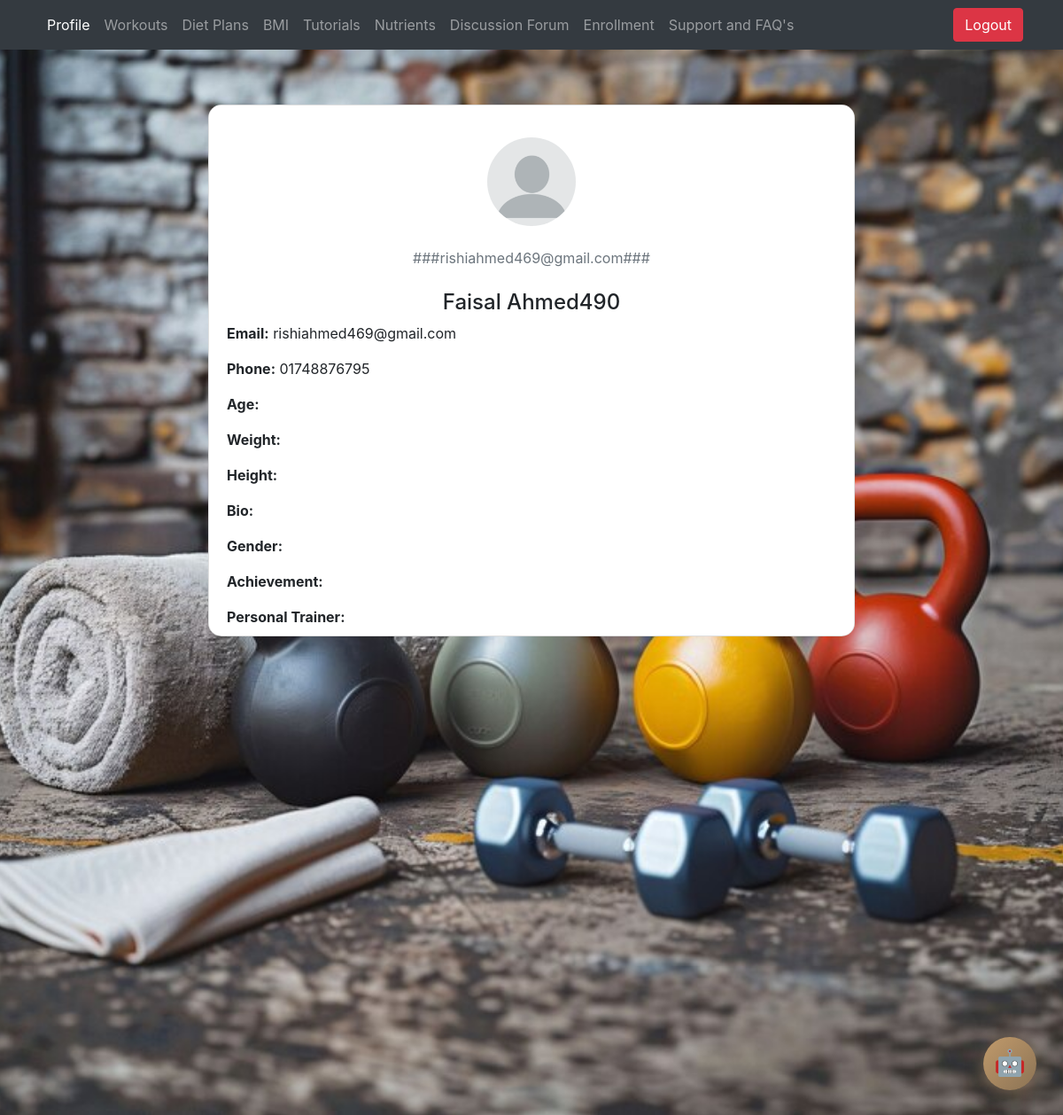
Screenshot of /client-profile/ (signed in) with the database file from the repository.
### main/models.py (models this page shows, shortened)
class Client(models.Model):
    user = models.ForeignKey(User, on_delete=models.CASCADE)
    client_usrname = models.CharField(max_length=10, unique=True)
    first_name = models.CharField(max_length=200, blank=True, null=True)
    last_name = models.CharField(max_length=200, blank=True, null=True)
    email = models.EmailField(max_length=200, blank=True, null=True)
    phone = models.CharField(max_length=200, blank=True, default="")
    age = models.CharField(max_length=200, blank=True, default="")
    weight = models.CharField(max_length=200, blank=True, default="")
    height = models.CharField(max_length=200, blank=True, default="")
    bio = models.CharField(max_length=400, blank=True, default="")
    gender = models.CharField(max_length=200, blank=True, default="")
    achievement = models.CharField(max_length=200, blank=True, default="")
    personalTrainer = models.CharField(max_length=200, blank=True, default="")

### main/views.py (the view)
# urls.py: path('client-profile/', views.clientProfile, name='clientProfile'),
@login_required(login_url='clientLogin')
def clientProfile(request):
    user = request.user
    try:
        obj = Client.objects.get(user=user)
    except Client.DoesNotExist:
        obj = Client.objects.create(
            user=user,
            client_usrname=user.username,
            email=user.email,
            first_name=user.first_name or "",
            last_name=user.last_name or ""
        )
    return render(request, 'client_profile.html', {'user': obj, "client": "client"})

### templates/client_profile.html (shortened to what this page needs)
{% load static %}
<!doctype html>
<html lang="en">
<head>
    <link href="https://stackpath.bootstrapcdn.com/bootstrap/4.5.2/css/bootstrap.min.css" rel="stylesheet">
</head>
<body>
    <nav class="navbar navbar-expand-lg navbar-dark ftco_navbar bg-dark fixed-top" id="ftco-navbar">
        <div class="container">
            <div class="collapse navbar-collapse" id="ftco-nav">
                <ul class="navbar-nav mr-auto">
                    <li class="nav-item active"><a href="/client-profile/" class="nav-link">Profile</a></li>
                    <li class="nav-item"><a href="{% url 'wplanviewClient' %}" class="nav-link">Workouts</a></li>
                    <li class="nav-item"><a href="{% url 'planviewClient' %}" class="nav-link">Diet Plans</a></li>
                    <li class="nav-item"><a href="/bmi/" class="nav-link">BMI</a></li>
                    <li class="nav-item"><a href="/workout/" class="nav-link">Tutorials</a></li>
                    <li class="nav-item"><a href="/tracker/" class="nav-link">Nutrients</a></li>
                    <li class="nav-item"><a href="/discussion-client-view/" class="nav-link">Discussion Forum</a></li>
                    <li class="nav-item"><a href="{% url 'enrollment' %}" class="nav-link">Enrollment</a></li>
                    <li class="nav-item"><a href="/support&faq/" class="nav-link">Support and FAQ's</a></li>
                </ul>
            </div>
            <button type="button" class="btn btn-danger" onclick="document.getElementById('logout-form').submit();">
                Logout
            </button>
        </div>
    </nav>
    <section>
        <div class="container py-5 h-100">
            <div class="row d-flex justify-content-center align-items-center h-100">
                <div class="col-md-12 col-xl-8">
                    <div class="card">
                        <div class="card-body text-center">
                            <div class="mt-3 mb-4">
                                {% if user.gender == "Male" %}
                                <img src="{% static 'login/images/boys_avatar.png' %}" class="rounded-circle img-fluid" style="width: 100px;" />
                                {% elif user.gender == "Female" %}
                                <img src="{% static 'login/images/girls_avatar.jpg' %}" class="rounded-circle img-fluid" style="width: 100px;" />
                                {% else %}
                                <img src="{% static 'login/images/no_gender.png' %}" class="rounded-circle img-fluid" style="width: 100px;" />
                                {% endif %}
                            </div>
                            <p class="text-muted mb-4">###{{user.email }}###</p>
                            <h4 class="mb-2">{{ user.first_name }} {{ user.last_name }}</h4>
                            <div class="text-left">
                                <p><strong>Email:</strong> {{ user.email }}</p>
                                <p><strong>Phone:</strong> {{ user.phone }}</p>
                                <p><strong>Age:</strong> {{ user.age }}</p>
                                <p><strong>Weight:</strong> {{ user.weight }}</p>
                                <p><strong>Height:</strong> {{ user.height }}</p>
                                <p><strong>Bio:</strong> {{ user.bio }}</p>
                                <p><strong>Gender:</strong> {{ user.gender }}</p>
                                <p><strong>Achievement:</strong> {{ user.achievement }}</p>
                                <p><strong>Personal Trainer:</strong> {{ user.personalTrainer }}</p>
                            </div>
                        </div>
                    </div>
                </div>
            </div>
        </div>
    </section>
    {% include 'chatbot_widget.html' %}
</body>
</html>

### rows the page displays
Client: email "rishiahmed469@gmail.com", first_name "Faisal", last_name "Ahmed490", phone "01748876795"
